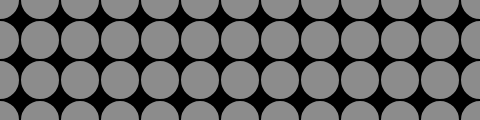
Frame 1 (no input)
Frame 60 (no input): identical to frame 1, image omitted
Frame 120 (the mouse pressed at the canvas centre since frame 60): identical to frame 1, image omitted

The p5.js sketch that drew this single still picture (run headless with seeded random() and noise() and a simulated clock; from frame 60 on, the mouse is pressed at the canvas centre):

// p5.js sketch
// ── sketch.js

function setup() {
  createCanvas(480, 120);
  strokeWeight(2);
}

function draw() {
  background(0);
  for (var y = 0; y <= height; y += 40 ) {
    for (var x = 0; x <= width; x += 40){
      fill(255, 140);
      ellipse(x, y, 40, 40);
      }
    }
  }
